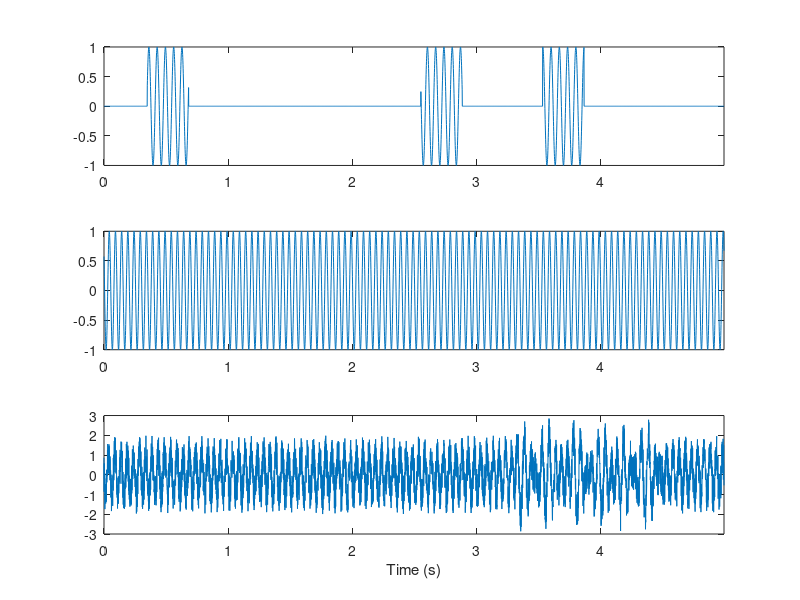

Recreate this plot in MATLAB. (Note: this script raises an error after producing the figure.)


%% Generate a simulated signal with 3, bursts at 15Hz with 5 cycles
% and an oscillation at 20Hz, plus white noise

n_trials=100;

% Time step (s)
dt=0.001;
% Duration (s)
T=5;
% Time vector
time=0:dt:T-dt;
% Sampling rate
srate=1/dt;

% Burst frequency
f1 = 15;
% Length of bursts in cycles
f1_num_cycles=5;
% Number of bursts
f1_num_bursts=3;

% Oscillation frequency
f2 = 20;

signal=zeros(n_trials,length(time));

for t=1:n_trials

    % Burst signal
    s1=zeros(1,length(time));

    % Keep track of burst start and stop times so they
    % don't overlap
    burst_starts=[];
    burst_stops=[];
    while length(burst_starts)<f1_num_bursts
        % Burst duration in seconds
        dur_s=f1_num_cycles/f1;
        % Burst duration in time steps
        dur_pts=floor(dur_s/dt);

        % Random start and stop time
        start=randi(length(time)-dur_pts);
        stop=start+dur_pts;

        % Check that doesn't overlap with other bursts
        overlap=false;
        for k=1:length(burst_starts)
            other_start=burst_starts(k);
            other_stop=burst_stops(k);
            if (start >= other_start && start < other_stop) || (stop > other_start && stop <= other_stop)
                overlap=true;
                break;
            end
        end

        % Generate burst
        if ~overlap
            s1(start:stop)=sin(2. * pi * f1 * (time(start:stop)+randn()));
            burst_starts=[burst_starts start];
            burst_stops=[burst_stops stop];
        end
    end

    % Oscillatory signal
    s2=sin(2. * pi * f2 * (time+randn()));

    % Generated signal
    signal(t,:)=s1+s2+(rand(1,length(time))*2-1);
end

figure;
subplot(3,1,1);
plot(time,s1);
xlim([time(1) time(end)]);
subplot(3,1,2);
plot(time,s2);
xlim([time(1) time(end)]);
subplot(3,1,3);
plot(time,signal(1,:));
xlim([time(1) time(end)]);
xlabel('Time (s)');




freqs=linspace(5,100,100);
lags = .5:.5:10;
trial_lcs_hilbert=lagged_hilbert_coherence(signal, freqs, lags, srate);

figure();
contourf(lags, freqs, squeeze(mean(trial_lcs_hilbert,1)), 100,'LineColor','none');
colorbar;
xlabel('Lag (cycles)');
ylabel('Frequency (Hz)');



% Generate a simulated signal with just white noise

n_trials=100;

% Time step (s)
dt=.001;
% Duration (s)
T=5;
% Time vector
time=linspace(0,T,T/dt);
% Sampling rate
srate=1/dt;

signal=zeros(n_trials,length(time));
for t=1:n_trials
    signal(t,:)=rand(1,length(time))*2-1;
end

figure;
subplot(1,1,1);
plot(time,signal(1,:));
xlim([time(1) time(end)]);
xlabel('Time (s)');


freqs=linspace(5,100,100);
lags = .5:.5:10;
trial_lcs_hilbert=lagged_hilbert_coherence(signal, freqs, lags, srate);

figure();
contourf(lags, freqs, squeeze(mean(trial_lcs_hilbert,1)), 100,'LineColor','none');
colorbar;
xlabel('Lag (cycles)');
ylabel('Frequency (Hz)');
